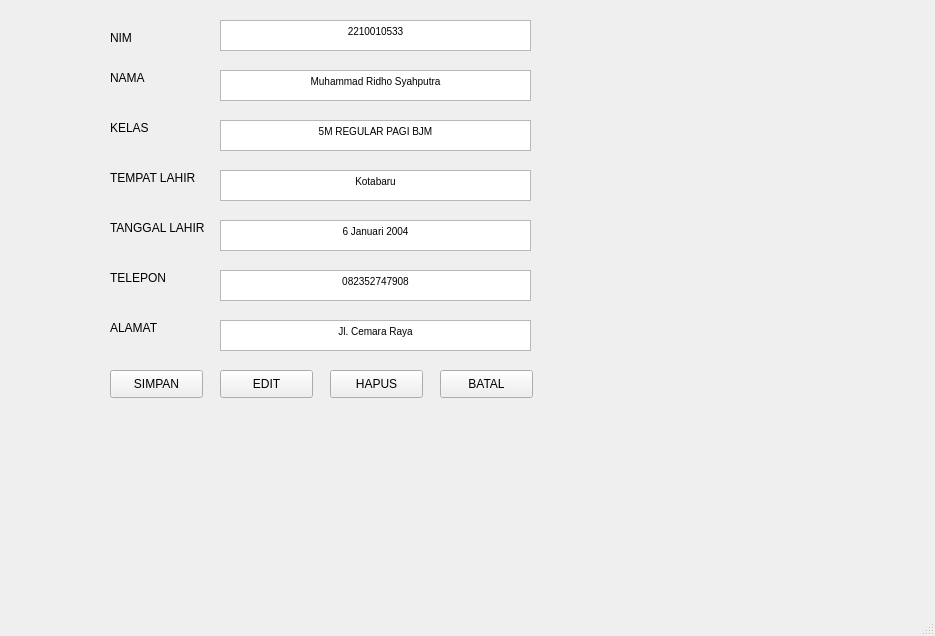
<?xml version="1.0" encoding="UTF-8"?>
<ui version="4.0">
 <class>MainWindow</class>
 <widget class="QMainWindow" name="MainWindow">
  <property name="geometry">
   <rect>
    <x>0</x>
    <y>0</y>
    <width>935</width>
    <height>636</height>
   </rect>
  </property>
  <property name="windowTitle">
   <string>MainWindow</string>
  </property>
  <widget class="QWidget" name="centralwidget">
   <widget class="QLabel" name="label">
    <property name="geometry">
     <rect>
      <x>110</x>
      <y>30</y>
      <width>31</width>
      <height>16</height>
     </rect>
    </property>
    <property name="text">
     <string>NIM</string>
    </property>
   </widget>
   <widget class="QLabel" name="label_2">
    <property name="geometry">
     <rect>
      <x>110</x>
      <y>70</y>
      <width>41</width>
      <height>16</height>
     </rect>
    </property>
    <property name="text">
     <string>NAMA</string>
    </property>
   </widget>
   <widget class="QLabel" name="label_3">
    <property name="geometry">
     <rect>
      <x>110</x>
      <y>120</y>
      <width>41</width>
      <height>16</height>
     </rect>
    </property>
    <property name="text">
     <string>KELAS</string>
    </property>
   </widget>
   <widget class="QLabel" name="label_4">
    <property name="geometry">
     <rect>
      <x>110</x>
      <y>170</y>
      <width>91</width>
      <height>16</height>
     </rect>
    </property>
    <property name="text">
     <string>TEMPAT LAHIR</string>
    </property>
   </widget>
   <widget class="QLabel" name="label_5">
    <property name="geometry">
     <rect>
      <x>110</x>
      <y>220</y>
      <width>101</width>
      <height>16</height>
     </rect>
    </property>
    <property name="text">
     <string>TANGGAL LAHIR</string>
    </property>
   </widget>
   <widget class="QLabel" name="label_6">
    <property name="geometry">
     <rect>
      <x>110</x>
      <y>270</y>
      <width>55</width>
      <height>16</height>
     </rect>
    </property>
    <property name="text">
     <string>TELEPON</string>
    </property>
   </widget>
   <widget class="QLabel" name="label_7">
    <property name="geometry">
     <rect>
      <x>110</x>
      <y>320</y>
      <width>55</width>
      <height>16</height>
     </rect>
    </property>
    <property name="text">
     <string>ALAMAT</string>
    </property>
   </widget>
   <widget class="QPushButton" name="pushButton">
    <property name="geometry">
     <rect>
      <x>110</x>
      <y>370</y>
      <width>93</width>
      <height>28</height>
     </rect>
    </property>
    <property name="text">
     <string>SIMPAN</string>
    </property>
   </widget>
   <widget class="QPushButton" name="pushButton_2">
    <property name="geometry">
     <rect>
      <x>220</x>
      <y>370</y>
      <width>93</width>
      <height>28</height>
     </rect>
    </property>
    <property name="text">
     <string>EDIT</string>
    </property>
   </widget>
   <widget class="QPushButton" name="pushButton_3">
    <property name="geometry">
     <rect>
      <x>330</x>
      <y>370</y>
      <width>93</width>
      <height>28</height>
     </rect>
    </property>
    <property name="text">
     <string>HAPUS</string>
    </property>
   </widget>
   <widget class="QPushButton" name="pushButton_4">
    <property name="geometry">
     <rect>
      <x>440</x>
      <y>370</y>
      <width>93</width>
      <height>28</height>
     </rect>
    </property>
    <property name="text">
     <string>BATAL</string>
    </property>
   </widget>
   <widget class="QTextEdit" name="textEdit">
    <property name="geometry">
     <rect>
      <x>220</x>
      <y>20</y>
      <width>311</width>
      <height>31</height>
     </rect>
    </property>
    <property name="html">
     <string>&lt;!DOCTYPE HTML PUBLIC &quot;-//W3C//DTD HTML 4.0//EN&quot; &quot;http://www.w3.org/TR/REC-html40/strict.dtd&quot;&gt;
&lt;html&gt;&lt;head&gt;&lt;meta name=&quot;qrichtext&quot; content=&quot;1&quot; /&gt;&lt;style type=&quot;text/css&quot;&gt;
p, li { white-space: pre-wrap; }
&lt;/style&gt;&lt;/head&gt;&lt;body style=&quot; font-family:'MS Shell Dlg 2'; font-size:7.8pt; font-weight:400; font-style:normal;&quot;&gt;
&lt;p align=&quot;center&quot; style=&quot; margin-top:0px; margin-bottom:0px; margin-left:0px; margin-right:0px; -qt-block-indent:0; text-indent:0px;&quot;&gt;2210010533&lt;/p&gt;&lt;/body&gt;&lt;/html&gt;</string>
    </property>
   </widget>
   <widget class="QTextEdit" name="textEdit_2">
    <property name="geometry">
     <rect>
      <x>220</x>
      <y>70</y>
      <width>311</width>
      <height>31</height>
     </rect>
    </property>
    <property name="html">
     <string>&lt;!DOCTYPE HTML PUBLIC &quot;-//W3C//DTD HTML 4.0//EN&quot; &quot;http://www.w3.org/TR/REC-html40/strict.dtd&quot;&gt;
&lt;html&gt;&lt;head&gt;&lt;meta name=&quot;qrichtext&quot; content=&quot;1&quot; /&gt;&lt;style type=&quot;text/css&quot;&gt;
p, li { white-space: pre-wrap; }
&lt;/style&gt;&lt;/head&gt;&lt;body style=&quot; font-family:'MS Shell Dlg 2'; font-size:7.8pt; font-weight:400; font-style:normal;&quot;&gt;
&lt;p align=&quot;center&quot; style=&quot; margin-top:0px; margin-bottom:0px; margin-left:0px; margin-right:0px; -qt-block-indent:0; text-indent:0px;&quot;&gt;Muhammad Ridho Syahputra&lt;/p&gt;&lt;/body&gt;&lt;/html&gt;</string>
    </property>
   </widget>
   <widget class="QTextEdit" name="textEdit_3">
    <property name="geometry">
     <rect>
      <x>220</x>
      <y>120</y>
      <width>311</width>
      <height>31</height>
     </rect>
    </property>
    <property name="html">
     <string>&lt;!DOCTYPE HTML PUBLIC &quot;-//W3C//DTD HTML 4.0//EN&quot; &quot;http://www.w3.org/TR/REC-html40/strict.dtd&quot;&gt;
&lt;html&gt;&lt;head&gt;&lt;meta name=&quot;qrichtext&quot; content=&quot;1&quot; /&gt;&lt;style type=&quot;text/css&quot;&gt;
p, li { white-space: pre-wrap; }
&lt;/style&gt;&lt;/head&gt;&lt;body style=&quot; font-family:'MS Shell Dlg 2'; font-size:7.8pt; font-weight:400; font-style:normal;&quot;&gt;
&lt;p align=&quot;center&quot; style=&quot; margin-top:0px; margin-bottom:0px; margin-left:0px; margin-right:0px; -qt-block-indent:0; text-indent:0px;&quot;&gt;5M REGULAR PAGI BJM&lt;/p&gt;&lt;/body&gt;&lt;/html&gt;</string>
    </property>
   </widget>
   <widget class="QTextEdit" name="textEdit_4">
    <property name="geometry">
     <rect>
      <x>220</x>
      <y>170</y>
      <width>311</width>
      <height>31</height>
     </rect>
    </property>
    <property name="html">
     <string>&lt;!DOCTYPE HTML PUBLIC &quot;-//W3C//DTD HTML 4.0//EN&quot; &quot;http://www.w3.org/TR/REC-html40/strict.dtd&quot;&gt;
&lt;html&gt;&lt;head&gt;&lt;meta name=&quot;qrichtext&quot; content=&quot;1&quot; /&gt;&lt;style type=&quot;text/css&quot;&gt;
p, li { white-space: pre-wrap; }
&lt;/style&gt;&lt;/head&gt;&lt;body style=&quot; font-family:'MS Shell Dlg 2'; font-size:7.8pt; font-weight:400; font-style:normal;&quot;&gt;
&lt;p align=&quot;center&quot; style=&quot; margin-top:0px; margin-bottom:0px; margin-left:0px; margin-right:0px; -qt-block-indent:0; text-indent:0px;&quot;&gt;Kotabaru&lt;/p&gt;&lt;/body&gt;&lt;/html&gt;</string>
    </property>
   </widget>
   <widget class="QTextEdit" name="textEdit_5">
    <property name="geometry">
     <rect>
      <x>220</x>
      <y>220</y>
      <width>311</width>
      <height>31</height>
     </rect>
    </property>
    <property name="html">
     <string>&lt;!DOCTYPE HTML PUBLIC &quot;-//W3C//DTD HTML 4.0//EN&quot; &quot;http://www.w3.org/TR/REC-html40/strict.dtd&quot;&gt;
&lt;html&gt;&lt;head&gt;&lt;meta name=&quot;qrichtext&quot; content=&quot;1&quot; /&gt;&lt;style type=&quot;text/css&quot;&gt;
p, li { white-space: pre-wrap; }
&lt;/style&gt;&lt;/head&gt;&lt;body style=&quot; font-family:'MS Shell Dlg 2'; font-size:7.8pt; font-weight:400; font-style:normal;&quot;&gt;
&lt;p align=&quot;center&quot; style=&quot; margin-top:0px; margin-bottom:0px; margin-left:0px; margin-right:0px; -qt-block-indent:0; text-indent:0px;&quot;&gt;6 Januari 2004&lt;/p&gt;&lt;/body&gt;&lt;/html&gt;</string>
    </property>
   </widget>
   <widget class="QTextEdit" name="textEdit_6">
    <property name="geometry">
     <rect>
      <x>220</x>
      <y>270</y>
      <width>311</width>
      <height>31</height>
     </rect>
    </property>
    <property name="html">
     <string>&lt;!DOCTYPE HTML PUBLIC &quot;-//W3C//DTD HTML 4.0//EN&quot; &quot;http://www.w3.org/TR/REC-html40/strict.dtd&quot;&gt;
&lt;html&gt;&lt;head&gt;&lt;meta name=&quot;qrichtext&quot; content=&quot;1&quot; /&gt;&lt;style type=&quot;text/css&quot;&gt;
p, li { white-space: pre-wrap; }
&lt;/style&gt;&lt;/head&gt;&lt;body style=&quot; font-family:'MS Shell Dlg 2'; font-size:7.8pt; font-weight:400; font-style:normal;&quot;&gt;
&lt;p align=&quot;center&quot; style=&quot; margin-top:0px; margin-bottom:0px; margin-left:0px; margin-right:0px; -qt-block-indent:0; text-indent:0px;&quot;&gt;082352747908&lt;/p&gt;&lt;/body&gt;&lt;/html&gt;</string>
    </property>
   </widget>
   <widget class="QTextEdit" name="textEdit_7">
    <property name="geometry">
     <rect>
      <x>220</x>
      <y>320</y>
      <width>311</width>
      <height>31</height>
     </rect>
    </property>
    <property name="html">
     <string>&lt;!DOCTYPE HTML PUBLIC &quot;-//W3C//DTD HTML 4.0//EN&quot; &quot;http://www.w3.org/TR/REC-html40/strict.dtd&quot;&gt;
&lt;html&gt;&lt;head&gt;&lt;meta name=&quot;qrichtext&quot; content=&quot;1&quot; /&gt;&lt;style type=&quot;text/css&quot;&gt;
p, li { white-space: pre-wrap; }
&lt;/style&gt;&lt;/head&gt;&lt;body style=&quot; font-family:'MS Shell Dlg 2'; font-size:7.8pt; font-weight:400; font-style:normal;&quot;&gt;
&lt;p align=&quot;center&quot; style=&quot; margin-top:0px; margin-bottom:0px; margin-left:0px; margin-right:0px; -qt-block-indent:0; text-indent:0px;&quot;&gt;Jl. Cemara Raya&lt;/p&gt;&lt;/body&gt;&lt;/html&gt;</string>
    </property>
   </widget>
  </widget>
  <widget class="QMenuBar" name="menubar">
   <property name="geometry">
    <rect>
     <x>0</x>
     <y>0</y>
     <width>935</width>
     <height>26</height>
    </rect>
   </property>
  </widget>
  <widget class="QStatusBar" name="statusbar"/>
 </widget>
 <resources/>
 <connections/>
</ui>
